Frame 1 (no input): blank canvas, image omitted
Frame 60 (no input): blank canvas, image omitted
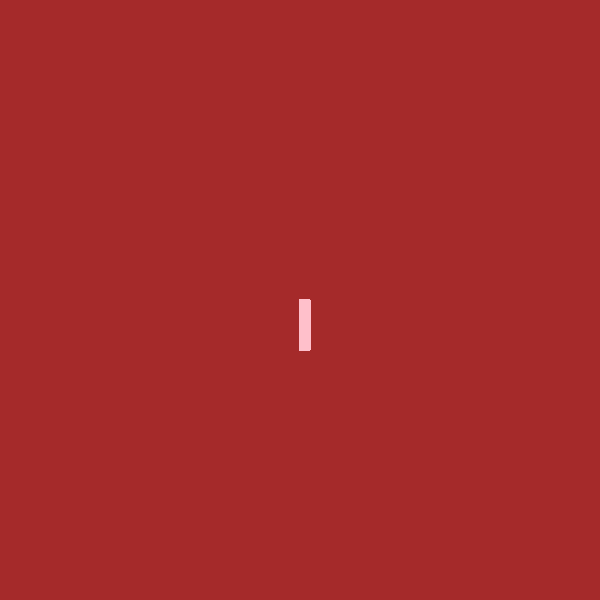
Frame 120 (the mouse pressed at the canvas centre since frame 60)

The p5.js sketch whose frames 1 and 60 were blank and that drew this single picture after the mouse press (run headless with seeded random() and noise() and a simulated clock; from frame 60 on, the mouse is pressed at the canvas centre):

// p5.js sketch
// ── sketch.js
function setup() {
    createCanvas(600, 600);
    background("brown");
  }
  
  function draw() {
    
    stroke("pink");
    fill("pink");
    if (mouseIsPressed) {
      rect(mouseX, mouseY, 10, 50);
    }
  }
  
